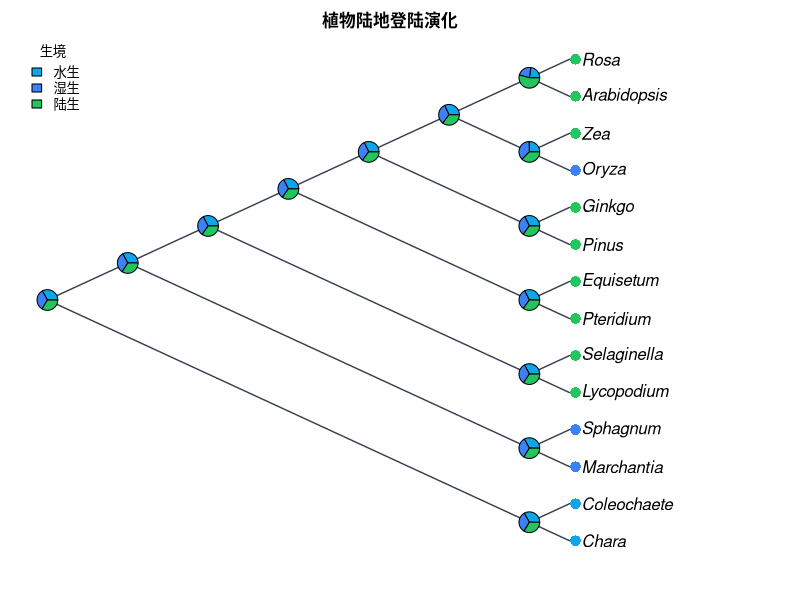

Here is the R script that generated this plot:
#!/usr/bin/env Rscript
# CladeForge reproducible-analysis script
# Project : 植物陆地登陆演化
# Format  : CladeForge project v0.1.0
#
# What this script reproduces, and what it does not:
#   REPRODUCED (same algorithms as the application):
#     * Sankoff parsimony with the project's step matrix (advisory baseline);
#     * equal-rates Mk ancestral-state reconstruction (pruning + up-pass), i.e.
#       the posterior probabilities the app reports.
#   APPROXIMATED:
#     * a PDF figure drawn from the same data — character-coloured tips,
#       posterior pies, legend — in the project's cladogram layout
#       (equal branch spacing, like the CladeForge cladogram (branch lengths ignored)). It is NOT a pixel copy of the on-screen figure: manual
#       node positions, collapsed clades, custom reticulation edges, era bands
#       and the interactive ladderising order are GUI state that ape does not
#       consume. The topology, tip labels, states and posteriors are identical;
#       the geometry is a same-data rendering.
#   Branch lengths: present, used as given.
# Run with: Rscript this_file.R   (install.packages("ape") if needed)

library(ape)

# The tree is assembled from vectors rather than parsed from Newick, so every
# label survives byte-exact even where ape's own reader would mangle it.
tree <- structure(
  list(
    edge = matrix(c(15, 16, 15, 17, 16, 1, 16, 2, 17, 18, 17, 19, 18, 3, 18, 4, 19, 20, 19, 21, 20, 5, 20, 6, 21, 22, 21, 23, 22, 7, 22, 8, 23, 24, 23, 25, 24, 9, 24, 10, 25, 26, 25, 27, 26, 11, 26, 12, 27, 13, 27, 14), ncol = 2, byrow = TRUE),
    edge.length = c(20, 50, 500, 500, 20, 40, 450, 450, 20, 30, 410, 410, 20, 30, 380, 380, 20, 30, 350, 350, 200, 210, 140, 140, 130, 130),
    Nnode = 13L,
    tip.label = c("Chara", "Coleochaete", "Marchantia", "Sphagnum", "Lycopodium", "Selaginella", "Pteridium", "Equisetum", "Pinus", "Ginkgo", "Oryza", "Zea", "Arabidopsis", "Rosa"),
    node.label = c("Streptophyta", "Charophyceae", "Embryophyta", "Bryophyta", "Tracheophyta", "Lycopodiopsida", "Euphyllophyta", "Monilophyta", "Spermatophyta", "Gymnospermae", "Angiospermae", "Monocots", "Eudicots")
  ),
  class = "phylo"
)

# Branch lengths, with an explicit unit-length fallback: a cladogram-only project
# serialises no lengths at all, and 1 / mean(NULL) would poison every
# transition probability below.
bl <- tree$edge.length
if (is.null(bl) || !any(is.finite(bl) & bl > 0)) {
  bl <- rep(1, nrow(tree$edge))
  cat("NOTE: the tree carries no usable branch lengths; Mk probabilities and the\n")
  cat("      figure use unit (equal) branch lengths, i.e. topology-only inference.\n\n")
}

# Equal-rates Mk rate: one expected substitution per mean branch, so the
# transition probabilities are invariant to the tree's absolute scale. Every
# length above is already resolved the way the application resolves it (a
# recorded 0 is a real zero; unset / negative / non-finite became 1), so the mean
# runs over ALL of them — filtering here would drop zero-length and unmeasured
# edges from the average and make this script reconstruct at a different rate
# than the application reports. Deriving it from the fallback-protected bl
# above is what keeps the rate finite for a cladogram-only project.
rate <- 1 / mean(bl)


characters <- list(
  list(
    name = "生境",
    type = "discrete",
    states = c("水生", "湿生", "陆生"),
    colors = c("#0ea5e9", "#3b82f6", "#22c55e"),
    cost = NULL,
    tips = c("Chara" = "水生", "Coleochaete" = "水生", "Marchantia" = "湿生", "Sphagnum" = "湿生", "Lycopodium" = "陆生", "Selaginella" = "陆生", "Pteridium" = "陆生", "Equisetum" = "陆生", "Pinus" = "陆生", "Ginkgo" = "陆生", "Oryza" = "湿生", "Zea" = "陆生", "Arabidopsis" = "陆生", "Rosa" = "陆生")
  ),
  list(
    name = "维管组织",
    type = "discrete",
    states = c("无", "有"),
    colors = c("#9ca3af", "#7c3aed"),
    cost = NULL,
    tips = c("Chara" = "无", "Coleochaete" = "无", "Marchantia" = "无", "Sphagnum" = "无", "Lycopodium" = "有", "Selaginella" = "有", "Pteridium" = "有", "Equisetum" = "有", "Pinus" = "有", "Ginkgo" = "有", "Oryza" = "有", "Zea" = "有", "Arabidopsis" = "有", "Rosa" = "有")
  ),
  list(
    name = "种子",
    type = "discrete",
    states = c("无（孢子繁殖）", "有"),
    colors = c("#9ca3af", "#dc2626"),
    cost = NULL,
    tips = c("Chara" = "无（孢子繁殖）", "Coleochaete" = "无（孢子繁殖）", "Marchantia" = "无（孢子繁殖）", "Sphagnum" = "无（孢子繁殖）", "Lycopodium" = "无（孢子繁殖）", "Selaginella" = "无（孢子繁殖）", "Pteridium" = "无（孢子繁殖）", "Equisetum" = "无（孢子繁殖）", "Pinus" = "有", "Ginkgo" = "有", "Oryza" = "有", "Zea" = "有", "Arabidopsis" = "有", "Rosa" = "有")
  )
)

# --- helpers ----------------------------------------------------------------

## Equal-rates (ER) Mk transition matrix P(t): the same closed form used by
## CladeForge's inference assistant. The rate is scaled by the mean branch
## length so probabilities are invariant to the tree's absolute scale.
p_er <- function(t, k, rate) {
  e <- exp(-k * rate * t)
  P <- matrix(1 / k, k, k) - (1 / k) * e
  diag(P) <- 1 / k + ((k - 1) / k) * e
  P
}

## Sankoff parsimony down/up pass. 'cost' is k x k; tips absent from tip_states
## are treated as missing data.
sankoff <- function(tree, tip_states, states, cost) {
  ntip <- length(tree$tip.label)
  k <- length(states)
  sidx <- setNames(seq_len(k), states)
  x <- sidx[tip_states[tree$tip.label]]
  parent <- tree$edge[, 1]
  child <- tree$edge[, 2]
  kids <- split(child, parent)
  root <- setdiff(unique(parent), unique(child))
  g <- matrix(0, nrow = ntip + tree$Nnode, ncol = k)
  rownames(g) <- as.character(seq_len(ntip + tree$Nnode))
  ## Down-pass: internal node indices decrease from root, so descending order
  ## visits children before parents.
  for (v in sort(as.integer(names(kids)), decreasing = TRUE)) {
    for (i in seq_len(k)) {
      total <- 0
      for (ch in kids[[as.character(v)]]) {
        if (ch <= ntip) {
          xi <- x[[ch]]
          if (is.na(xi)) next
          total <- total + min(cost[i, ] + ifelse(seq_len(k) == xi, 0, Inf))
        } else {
          total <- total + min(cost[i, ] + g[as.character(ch), ])
        }
      }
      g[as.character(v), i] <- total
    }
  }
  ## Up-pass: assign each node a state minimising cost given its parent.
  node_state <- integer(ntip + tree$Nnode)
  walk <- function(v, parent_state) {
    base <- if (parent_state == 0L) rep(0, k) else cost[parent_state, ]
    scores <- base + g[as.character(v), ]
    best <- which.min(scores)
    node_state[v] <<- best
    for (ch in kids[[as.character(v)]]) {
      if (ch > ntip) walk(ch, best)
    }
  }
  walk(root, 0L)
  list(cost = min(g[as.character(root), ]),
       states = node_state, k = k)
}

## Equal-rates Mk marginal ancestral reconstruction: Felsenstein pruning
## (down-pass) + parent/sibling up-pass, normal space. Uses the script-level
## 'bl' (which already falls back to unit lengths when the tree has none) and the
## script-level 'rate' (= 1 / mean usable branch length); both are bound before
## this function is ever called. For very large or very unbalanced trees prefer
## log-space implementations (phangorn::ace, phytools).
mk_asr <- function(tree, tip_states, states) {
  ntip <- length(tree$tip.label)
  k <- length(states)
  sidx <- setNames(seq_len(k), states)
  x <- sidx[tip_states[tree$tip.label]]
  parent <- tree$edge[, 1]
  child <- tree$edge[, 2]
  kids <- split(seq_along(child), parent)  # edge-row indices per parent
  root <- setdiff(unique(parent), unique(child))
  L <- matrix(1, nrow = ntip + tree$Nnode, ncol = k)
  rownames(L) <- as.character(seq_len(ntip + tree$Nnode))
  for (v in sort(as.integer(names(kids)), decreasing = TRUE)) {
    rows <- kids[[as.character(v)]]
    vec <- rep(1, k)
    for (r in rows) {
      ch <- child[r]
      m <- if (ch <= ntip) {
        xi <- x[[ch]]
        if (is.na(xi)) rep(1, k) else as.numeric(seq_len(k) == xi)
      } else L[as.character(ch), ]
      vec <- vec * (p_er(bl[r], k, rate) %*% m)
    }
    s <- sum(vec)
    L[as.character(v), ] <- if (s > 0) vec / s else rep(1 / k, k)
  }
  G <- matrix(1 / k, nrow = ntip + tree$Nnode, ncol = k)
  rownames(G) <- rownames(L)
  for (v in sort(as.integer(names(kids)))) {
    rows <- kids[[as.character(v)]]
    for (r in rows) {
      ch <- child[r]
      if (ch <= ntip) next
      sib_msg <- rep(1, k)
      for (r2 in rows) {
        ch2 <- child[r2]
        if (ch2 == ch) next
        m2 <- if (ch2 <= ntip) {
          xi <- x[[ch2]]
          if (is.na(xi)) rep(1, k) else as.numeric(seq_len(k) == xi)
        } else L[as.character(ch2), ]
        sib_msg <- sib_msg * (p_er(bl[r2], k, rate) %*% m2)
      }
      G[as.character(ch), ] <- p_er(bl[r], k, rate) %*% (G[as.character(v), ] * sib_msg)
      G[as.character(ch), ] <- G[as.character(ch), ] / sum(G[as.character(ch), ])
    }
  }
  post <- L * G
  post <- post / rowSums(post)
  list(posterior = post)
}

# --- analysis ---------------------------------------------------------------

cat("CladeForge reproducible analysis\n")
cat("Tree:", Ntip(tree), "tips,", tree$Nnode, "internal nodes\n\n")

internal_nodes <- (length(tree$tip.label) + 1):(length(tree$tip.label) + tree$Nnode)

for (ch in characters) {
  cat("== Character:", ch$name, "==\n")
  if (ch$type != "discrete" || length(ch$states) < 2) {
    cat("   continuous or single-state: exported as data only\n\n")
    next
  }
  scored <- ch$tips[names(ch$tips) %in% tree$tip.label]
  cost <- ch$cost
  if (is.null(cost)) {
    k <- length(ch$states)
    cost <- matrix(1, k, k); diag(cost) <- 0
  }
  sp <- sankoff(tree, scored, ch$states, cost)
  cat(sprintf("   Sankoff minimum cost: %g (step-matrix units)\n", sp$cost))
  asr <- mk_asr(tree, scored, ch$states)
  cat("   Mk posterior at each internal node (states:",
      paste(ch$states, collapse = " / "), ")\n")
  print(round(asr$posterior[as.character(internal_nodes), , drop = FALSE], 3))
  cat("\n")
}

# --- figure -----------------------------------------------------------------
# A same-data rendering of the GUI figure: character-coloured tips (first
# discrete character) + posterior pies at internal nodes + auto legend, in the
# layout the project is displayed as. Manual positions / collapsed clades /
# custom edges / era bands are GUI-only and are not reproduced here.

discrete <- Filter(function(ch) ch$type == "discrete" && length(ch$states) >= 2, characters)

# cairo_pdf renders unicode labels reliably; use pdf() if cairo is unavailable.
cairo_pdf("cladeforge_reconstruction.pdf", width = 9, height = 7)
par(mar = c(2, 1, 2, 2), xpd = NA)
cat("Figure layout: type = cladogram, use.edge.length = FALSE",
    "(equal branch spacing, like the CladeForge cladogram (branch lengths ignored))\n")
plot(tree, type = "cladogram", use.edge.length = FALSE,
     show.tip.label = TRUE,
     label.offset = 0.3,
     edge.color = "#374151", edge.width = 1.4)
title(main = "植物陆地登陆演化", cex.main = 1.0)

if (length(discrete) > 0) {
  main <- discrete[[1]]
  scored <- main$tips[names(main$tips) %in% tree$tip.label]
  k <- length(main$states)
  cost <- main$cost
  if (is.null(cost)) { cost <- matrix(1, k, k); diag(cost) <- 0 }

  tip_col <- rep("#6b7280", Ntip(tree))
  names(tip_col) <- tree$tip.label
  for (lab in names(scored)) tip_col[[lab]] <- main$colors[[match(scored[[lab]], main$states)]]
  tiplabels(pch = 16, col = tip_col, cex = 1.4, offset = 0.15)

  asr <- mk_asr(tree, scored, main$states)
  nodelabels(node = internal_nodes, pie = asr$posterior[as.character(internal_nodes), , drop = FALSE],
             piecol = main$colors, cex = 0.7)
  legend("topleft", legend = main$states, fill = main$colors,
         title = main$name, bty = "n", cex = 0.8)
}

dev.off()

cat("Wrote cladeforge_reconstruction.pdf\n")
